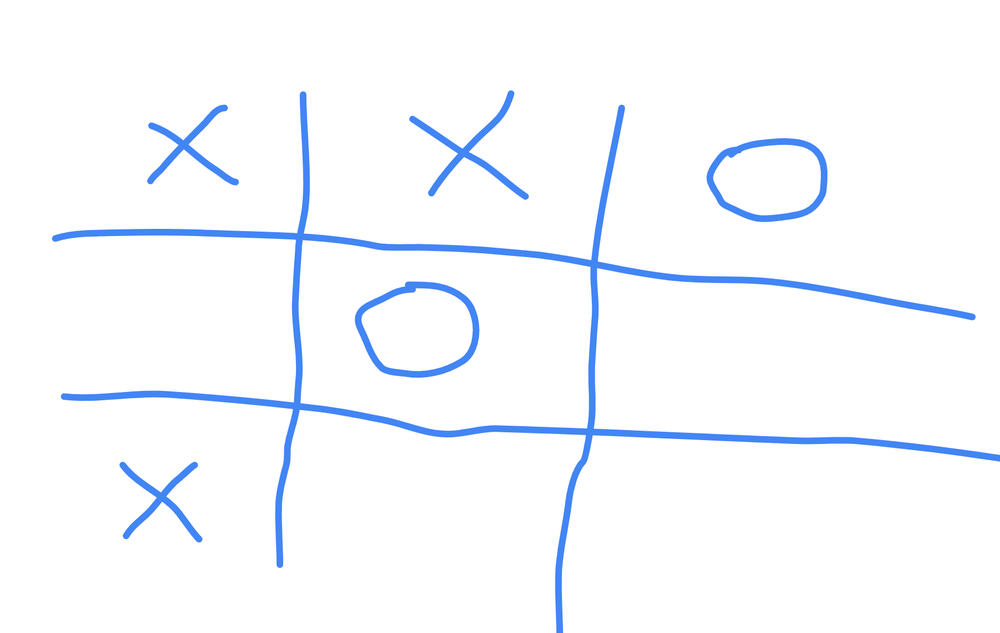
#> input picture tictactoe/data/board2.png, 1000 x 633 px, shrunk from 1808 x 1145 before the run, found by its file name
$ jupyter execute --allow-errors train.ipynb   (shell and % lines are left out)
#> lines starting #> are read from the running program, lines starting #| are printed output that depends on the picture; after the words box and inside, x2 and y2 are one past the last pixel; in counts of white or black regions, pixels touching at a corner belong together; long printed decimals are rounded
[cell 1]
import cv2
import numpy as np
import matplotlib.pyplot as plt

def segment_grid_into_cells(lines):
    # Separate the lines into horizontal and vertical
    horizontal_lines = []
    vertical_lines = []

    for line in lines:
        rho, theta = line[0]
        if abs(np.sin(theta)) < 0.1:  # Horizontal lines
            horizontal_lines.append(rho)
        else:  # Vertical lines
            vertical_lines.append(rho)

    # Sort the lines
    horizontal_lines.sort()
    vertical_lines.sort()

    # Get intersection points
    intersections = []
    for y in horizontal_lines:
        for x in vertical_lines:
            intersections.append((x, y))

    # Group intersections into cells
    cells = []
    for i in range(2):
        for j in range(2):
            top_left = intersections[i * 3 + j]
            bottom_right = intersections[(i + 1) * 3 + (j + 1)]
            cell = img[int(top_left[1]):int(bottom_right[1]), int(top_left[0]):int(bottom_right[0])]
            cells.append(cell)

    return cells

[cell 2]
# Read image
img = cv2.imread('board2.png')
#> img is the input picture: shape (633, 1000, 3); mean B, G, R 254.5, 249.6, 246.6
gray = cv2.cvtColor(img, cv2.COLOR_BGR2GRAY)
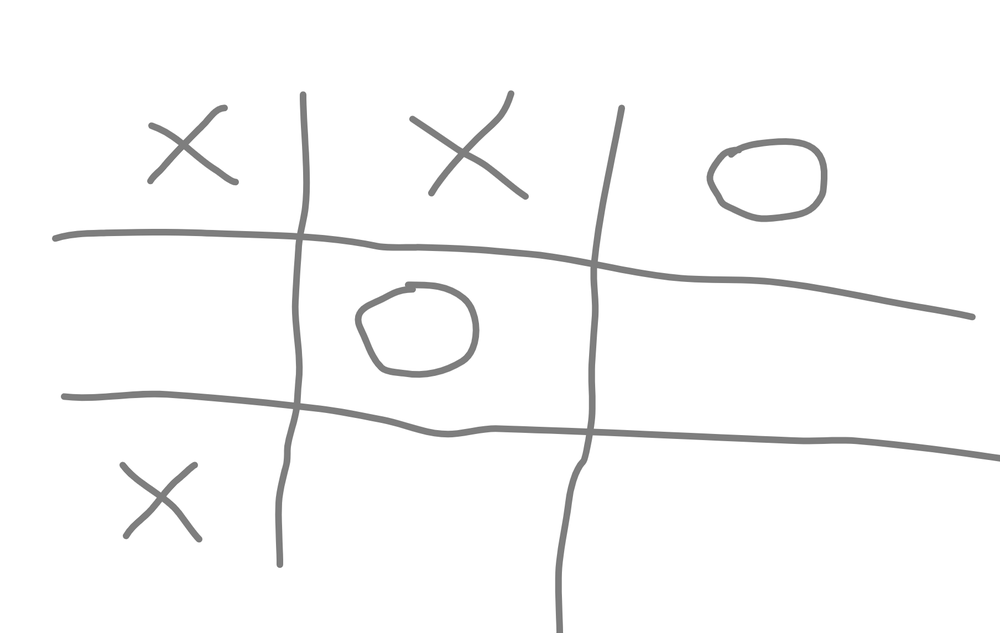
#> gray: shape (633, 1000); min 113, max 255, mean 249.3
blurred = cv2.GaussianBlur(gray, (5, 5), 0)
edges = cv2.Canny(blurred, 50, 150)
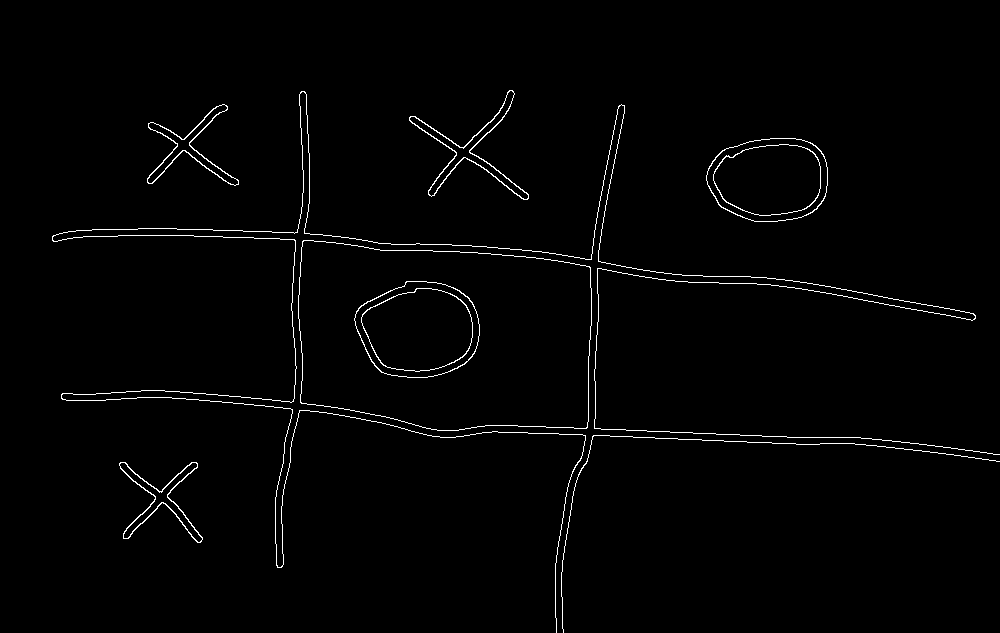
#> edges: shape (633, 1000); 1.4% white in thin lines or dots, all inside (x1, y1, x2, y2) = (52, 90, 1000, 633)
plt.imshow(edges)
lines = cv2.HoughLines(edges, 1, np.pi / 180, 200)
#> lines = [[414, 1.61], [408, 1.61]]
print(lines)
#| [[[414.          1.606]]
#|  [[408.          1.606]]]

$ run again, with tictactoe/data/autodraw 10_12_2023.png copied over tictactoe/data/board2.png
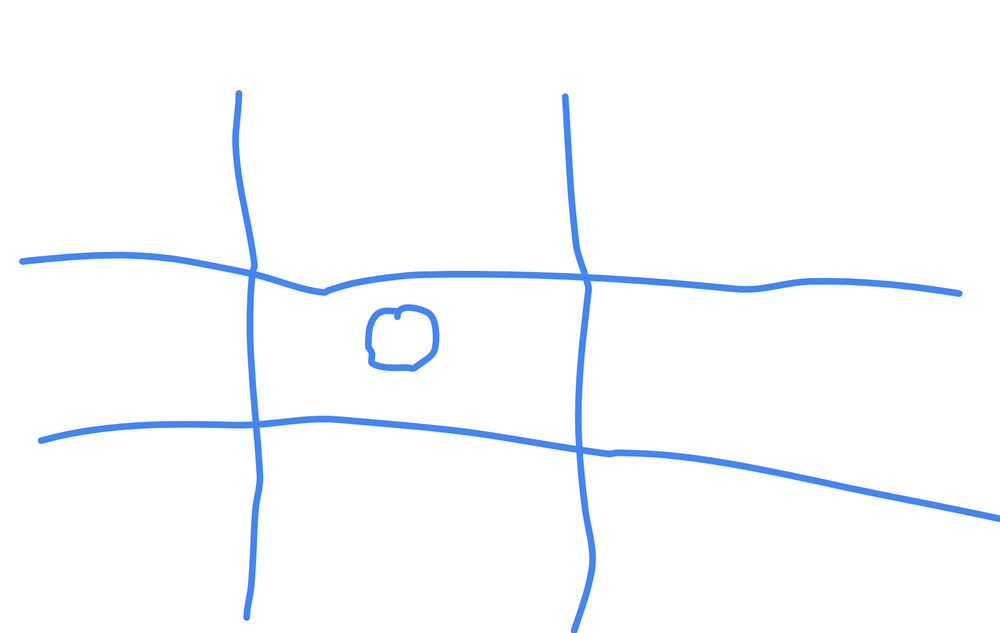
#> input picture tictactoe/data/autodraw 10_12_2023.png, 1000 x 633 px, shrunk from 1808 x 1145 before the run, found by its file name
#> img is the input picture: shape (633, 1000, 3); mean B, G, R 254.6, 250.9, 248.6
#> `gray = cv2.cvtColor(img, cv2.COLOR_BGR2GRAY)`:
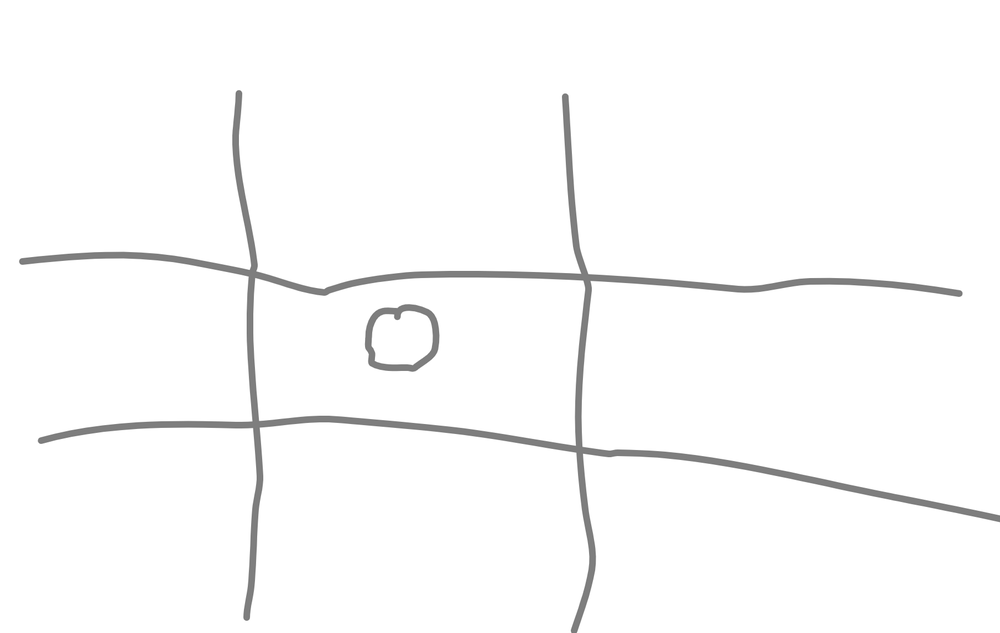
#> gray: shape (633, 1000); min 113, max 255, mean 250.6
#> `edges = cv2.Canny(blurred, 50, 150)`:
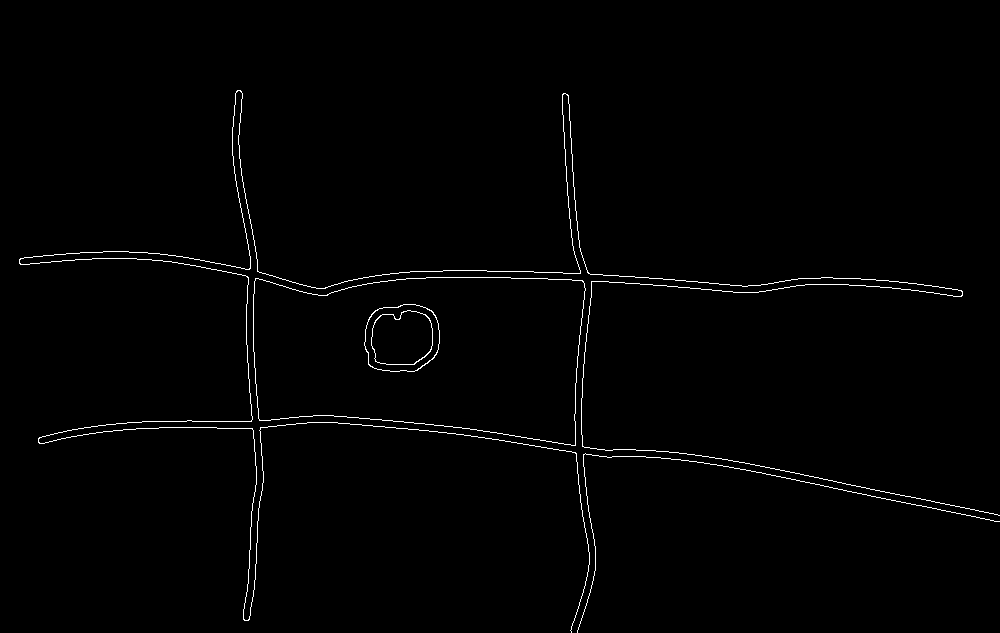
#> edges: shape (633, 1000); 1% white in thin lines or dots, all inside (x1, y1, x2, y2) = (19, 90, 1000, 633)
#> lines = None
#| None
